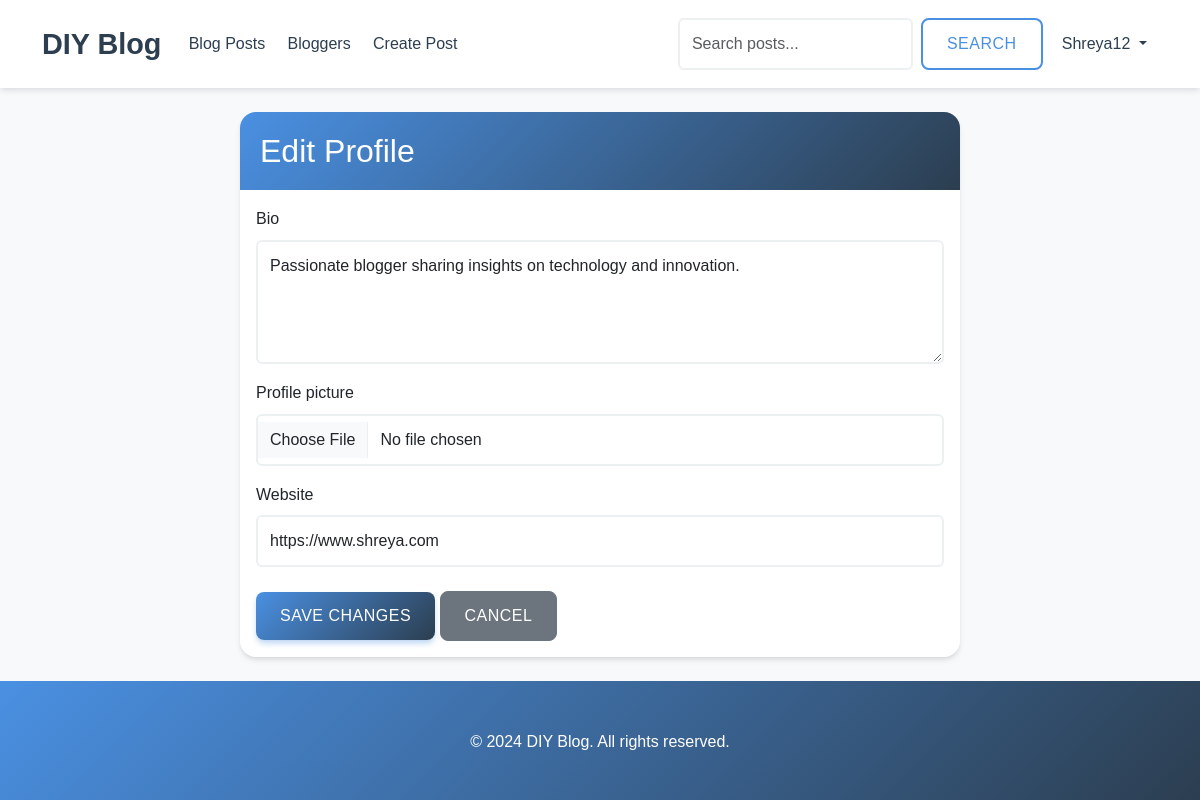
Page /profile/edit/ (signed in) on the committed database.
### blog/models.py (models this page shows, shortened)
class UserProfile(models.Model):
    user = models.OneToOneField(User, on_delete=models.CASCADE, related_name='profile')
    bio = models.TextField(max_length=500, blank=True)
    profile_picture = models.ImageField(upload_to='profile_pictures/', blank=True, null=True)
    website = models.URLField(blank=True)
    created_at = models.DateTimeField(default=timezone.now)

### blog/views.py (the view)
# urls.py: path('profile/edit/', views.profile_edit, name='profile_edit'),
@login_required
def profile_edit(request):
    profile, created = UserProfile.objects.get_or_create(user=request.user)
    if request.method == 'POST':
        form = UserProfileForm(request.POST, request.FILES, instance=profile)
        if form.is_valid():
            form.save()
            messages.success(request, 'Your profile has been updated!')
            return redirect('blog:blogger_detail', username=request.user.username)
    else:
        form = UserProfileForm(instance=profile)
    return render(request, 'blog/profile_form.html', {'form': form})

### blog/forms.py
class UserProfileForm(forms.ModelForm):
    class Meta:
        model = UserProfile
        fields = ['bio', 'profile_picture', 'website']
        widgets = {
            'bio': forms.Textarea(attrs={'class': 'form-control', 'rows': 4}),
            'website': forms.URLInput(attrs={'class': 'form-control'}),
        }

### templates/blog/profile_form.html (shortened to what this page needs)
{% extends 'base.html' %}
{% load crispy_forms_tags %}
{% block content %}
<div class="container">
    <div class="row justify-content-center">
        <div class="col-md-8">
            <div class="card">
                <div class="card-header">
                    <h2 class="mb-0">Edit Profile</h2>
                </div>
                <div class="card-body">
                    <form method="post" enctype="multipart/form-data">
                        {{ form|crispy }}
                        <div class="mt-4">
                            <button type="submit" class="btn btn-primary">Save Changes</button>
                            <a href="{% url 'blog:blogger_detail' username=user.username %}" class="btn btn-secondary">Cancel</a>
                        </div>
                    </form>
                </div>
            </div>
        </div>
    </div>
</div>
{% endblock %}

### templates/base.html (shortened to what this page needs)
<!DOCTYPE html>
<html lang="en">
<head>
    <link href="https://cdn.jsdelivr.net/npm/bootstrap@5.3.0/dist/css/bootstrap.min.css" rel="stylesheet">
    <link href="https://cdnjs.cloudflare.com/ajax/libs/font-awesome/6.0.0/css/all.min.css" rel="stylesheet">
</head>
<body>
    <nav class="navbar navbar-expand-lg">
        <div class="container">
            <a class="navbar-brand" href="{% url 'blog:home' %}">DIY Blog</a>
            <div class="collapse navbar-collapse" id="navbarNav">
                <ul class="navbar-nav me-auto">
                    <li class="nav-item">
                        <a class="nav-link" href="{% url 'blog:blog_list' %}">Blog Posts</a>
                    </li>
                    <li class="nav-item">
                        <a class="nav-link" href="{% url 'blog:blogger_list' %}">Bloggers</a>
                    </li>
                    {% if user.is_authenticated %}
                    <li class="nav-item">
                        <a class="nav-link" href="{% url 'blog:post_create' %}">Create Post</a>
                    </li>
                    {% endif %}
                </ul>
                <form class="d-flex me-2" action="{% url 'blog:search_posts' %}" method="get">
                    <input class="form-control me-2" type="search" name="q" placeholder="Search posts...">
                    <button class="btn btn-outline-primary" type="submit">Search</button>
                </form>
                <ul class="navbar-nav">
                    {% if user.is_authenticated %}
                    <li class="nav-item dropdown">
                        <a class="nav-link dropdown-toggle" href="#" id="navbarDropdown" role="button" data-bs-toggle="dropdown">
                            {{ user.username }}
                        </a>
                    </li>
                    {% else %}
                    <li class="nav-item">
                        <a class="nav-link" href="{% url 'login' %}">Login</a>
                    </li>
                    {% endif %}
                </ul>
            </div>
        </div>
    </nav>
    <div class="container my-4">
        <div class="row">
            <div class="col-12">
                <div class="main-content">
                    {% block content %}
                    {% endblock %}
                </div>
            </div>
        </div>
    </div>
    <footer class="footer">
        <div class="container text-center">
            <p class="mb-0">&copy; 2024 DIY Blog. All rights reserved.</p>
        </div>
    </footer>
</body>
</html>

### templates/base.html (style rules this page uses)
:root { --primary-color: #4a90e2; --secondary-color: #2c3e50; --accent-color: #e74c3c; --background-color: #f8f9fa; --text-color: #2c3e50; --light-gray: #ecf0f1; --dark-gray: #34495e; --gradient-start: #4a90e2; --gradient-end: #2c3e50; --card-bg: #ffffff; --hover-color: #1abc9c; --link-color: #000000; }
body { min-height: 100vh; display: flex; flex-direction: column; font-family: 'Poppins', sans-serif; color: var(--text-color); background-color: var(--background-color); line-height: 1.6; }
.navbar { background: #FFFFFF; box-shadow: 0 4px 6px -1px rgba(44, 62, 80, 0.1), 0 2px 4px -1px rgba(44, 62, 80, 0.06); padding: 1rem 0; }
.navbar-brand { font-weight: 700; font-size: 1.8rem; color: var(--secondary-color) !important; transition: all 0.3s ease; }
.nav-link { color: var(--secondary-color) !important; font-weight: 500; transition: all 0.3s ease; padding: 0.5rem 1rem; border-radius: 8px; margin: 0 0.2rem; }
.card { border: none; border-radius: 16px; box-shadow: 0 4px 6px -1px rgba(0, 0, 0, 0.1), 0 2px 4px -1px rgba(0, 0, 0, 0.06); transition: all 0.3s ease; overflow: hidden; background-color: var(--card-bg); }
.card-header { background: linear-gradient(135deg, var(--gradient-start), var(--gradient-end)); color: white; border: none; padding: 1.25rem; }
.btn { border-radius: 8px; padding: 0.75rem 1.5rem; font-weight: 500; transition: all 0.3s ease; text-transform: uppercase; letter-spacing: 0.5px; cursor: pointer; }
.btn-primary { background: linear-gradient(135deg, var(--gradient-start), var(--gradient-end)); border: none; box-shadow: 0 4px 6px -1px rgba(74, 144, 226, 0.4); color: white; }
.btn-outline-primary { border: 2px solid var(--primary-color); color: var(--primary-color); }
.form-control { border-radius: 6px; border: 2px solid var(--light-gray); padding: 0.75rem; transition: all 0.3s ease; }
.footer { background: linear-gradient(135deg, var(--gradient-start), var(--gradient-end)); color: white; padding: 3rem 0; margin-top: auto; }
a { color: var(--link-color); transition: all 0.3s ease; text-decoration: none; }

### rows in the picture
UserProfile: bio "Passionate blogger sharing insights on technology and innovation.", website "https://www.shreya.com"

### other values in the picture
{{ user.username }} "Shreya12"
